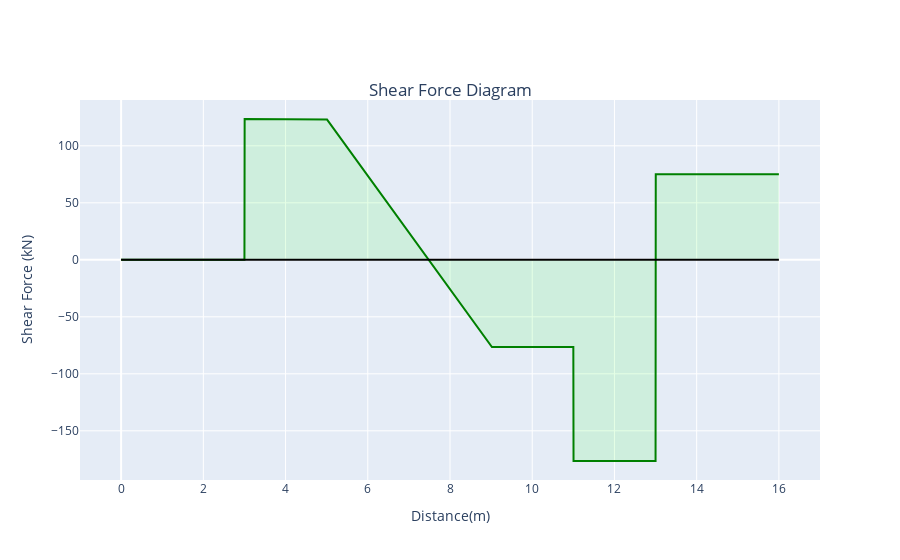

The notebook cell this image was saved under:
### Code cell
#Define Layout
layout = go.Layout(
    title = {'text':'Shear Force Diagram', 'y':0.85,'x':0.5,'xanchor':'center','yanchor':'top'},
    yaxis = dict(title="Shear Force (kN)"),
    xaxis = dict(title="Distance(m)",range = [-1,span+1] ),
    showlegend = False,
)

line = go.Scatter(
    x = X,
    y = sum(shearForce),
    mode = 'lines',
    name = 'Shear Force',
    fill = 'tonexty',
    line_color = 'green',
    fillcolor = 'rgba(0,255,0,0.1)'
)

axis = go.Scatter(
    x = [0,span],
    y = [0,0],
    mode = 'lines',
    line_color = 'black'

)

#Generate and view figure
fig = go.Figure(data=[line,axis],layout=layout)
py.offline.iplot(fig)

### Figure 1 — Plotly figure (JSON) as saved in the notebook; plotly's stock layout.template omitted (floating-point values rounded to 4 significant figures; data arrays with more than 128 entries replaced by an {"elided": "..."} marker saying what was removed)
{"data": [{"fill": "tonexty", "fillcolor": "rgba(0,255,0,0.1)", "line": {"color": "green"}, "mode": "lines", "name": "Shear Force", "type": "scatter", "x": {"elided": "3201 float values"}, "y": {"elided": "3201 float values"}}, {"line": {"color": "black"}, "mode": "lines", "type": "scatter", "x": [0, 16], "y": [0, 0]}], "layout": {"showlegend": false, "title": {"text": "Shear Force Diagram", "x": 0.5, "xanchor": "center", "y": 0.85, "yanchor": "top"}, "xaxis": {"range": [-1, 17], "title": {"text": "Distance(m)"}}, "yaxis": {"title": {"text": "Shear Force (kN)"}}}}
